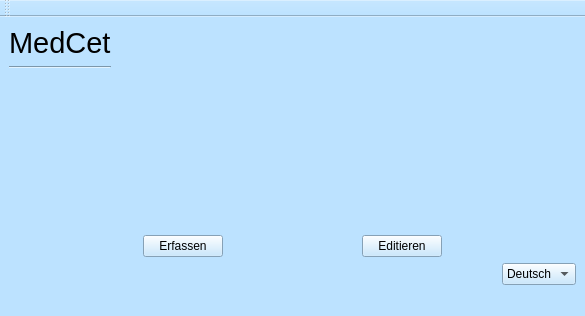
<?xml version="1.0" encoding="UTF-8"?>
<ui version="4.0">
 <class>MainWindowMedCet</class>
 <widget class="QMainWindow" name="MainWindowMedCet">
  <property name="geometry">
   <rect>
    <x>0</x>
    <y>0</y>
    <width>585</width>
    <height>316</height>
   </rect>
  </property>
  <property name="font">
   <font>
    <family>Arial</family>
    <pointsize>10</pointsize>
   </font>
  </property>
  <property name="windowTitle">
   <string>MedCet</string>
  </property>
  <property name="windowIcon">
   <iconset resource="resources.qrc">
    <normaloff>:/logos/logo_oceancare_2.png</normaloff>:/logos/logo_oceancare_2.png</iconset>
  </property>
  <property name="styleSheet">
   <string notr="true">background-color: #bce2ff</string>
  </property>
  <widget class="QWidget" name="centralwidget">
   <layout class="QVBoxLayout" name="verticalLayout_2">
    <item>
     <layout class="QHBoxLayout" name="horizontalLayout">
      <item>
       <layout class="QVBoxLayout" name="verticalLayout">
        <item>
         <widget class="QLabel" name="labelTitle">
          <property name="font">
           <font>
            <family>Arial</family>
            <pointsize>22</pointsize>
           </font>
          </property>
          <property name="text">
           <string>MedCet</string>
          </property>
         </widget>
        </item>
        <item>
         <widget class="Line" name="line">
          <property name="orientation">
           <enum>Qt::Horizontal</enum>
          </property>
         </widget>
        </item>
        <item>
         <spacer name="verticalSpacer">
          <property name="orientation">
           <enum>Qt::Vertical</enum>
          </property>
          <property name="sizeHint" stdset="0">
           <size>
            <width>20</width>
            <height>40</height>
           </size>
          </property>
         </spacer>
        </item>
       </layout>
      </item>
      <item>
       <spacer name="horizontalSpacer">
        <property name="orientation">
         <enum>Qt::Horizontal</enum>
        </property>
        <property name="sizeHint" stdset="0">
         <size>
          <width>40</width>
          <height>20</height>
         </size>
        </property>
       </spacer>
      </item>
      <item>
       <widget class="QLabel" name="label">
        <property name="text">
         <string>&lt;html&gt;&lt;head/&gt;&lt;body&gt;&lt;p&gt;&lt;img src=&quot;:/logos/oc-logo.png&quot;/&gt;&lt;/p&gt;&lt;/body&gt;&lt;/html&gt;</string>
        </property>
       </widget>
      </item>
     </layout>
    </item>
    <item>
     <spacer name="verticalSpacer_2">
      <property name="orientation">
       <enum>Qt::Vertical</enum>
      </property>
      <property name="sizeHint" stdset="0">
       <size>
        <width>20</width>
        <height>120</height>
       </size>
      </property>
     </spacer>
    </item>
    <item>
     <layout class="QGridLayout" name="gridLayout">
      <item row="1" column="1">
       <widget class="QPushButton" name="pushButtonMainMode">
        <property name="text">
         <string>Erfassen</string>
        </property>
       </widget>
      </item>
      <item row="0" column="2">
       <spacer name="horizontalSpacer_2">
        <property name="orientation">
         <enum>Qt::Horizontal</enum>
        </property>
        <property name="sizeHint" stdset="0">
         <size>
          <width>40</width>
          <height>20</height>
         </size>
        </property>
       </spacer>
      </item>
      <item row="0" column="4">
       <spacer name="horizontalSpacer_6">
        <property name="orientation">
         <enum>Qt::Horizontal</enum>
        </property>
        <property name="sizeHint" stdset="0">
         <size>
          <width>40</width>
          <height>20</height>
         </size>
        </property>
       </spacer>
      </item>
      <item row="1" column="0">
       <spacer name="horizontalSpacer_5">
        <property name="orientation">
         <enum>Qt::Horizontal</enum>
        </property>
        <property name="sizeHint" stdset="0">
         <size>
          <width>40</width>
          <height>20</height>
         </size>
        </property>
       </spacer>
      </item>
      <item row="1" column="4">
       <spacer name="horizontalSpacer_7">
        <property name="orientation">
         <enum>Qt::Horizontal</enum>
        </property>
        <property name="sizeHint" stdset="0">
         <size>
          <width>40</width>
          <height>20</height>
         </size>
        </property>
       </spacer>
      </item>
      <item row="1" column="2">
       <spacer name="horizontalSpacer_3">
        <property name="orientation">
         <enum>Qt::Horizontal</enum>
        </property>
        <property name="sizeHint" stdset="0">
         <size>
          <width>40</width>
          <height>20</height>
         </size>
        </property>
       </spacer>
      </item>
      <item row="0" column="0">
       <spacer name="horizontalSpacer_4">
        <property name="orientation">
         <enum>Qt::Horizontal</enum>
        </property>
        <property name="sizeHint" stdset="0">
         <size>
          <width>40</width>
          <height>20</height>
         </size>
        </property>
       </spacer>
      </item>
      <item row="1" column="3">
       <widget class="QPushButton" name="pushButtonEditMode">
        <property name="text">
         <string>Editieren</string>
        </property>
       </widget>
      </item>
     </layout>
    </item>
    <item>
     <layout class="QHBoxLayout" name="horizontalLayout_2">
      <item>
       <spacer name="horizontalSpacer_8">
        <property name="orientation">
         <enum>Qt::Horizontal</enum>
        </property>
        <property name="sizeHint" stdset="0">
         <size>
          <width>40</width>
          <height>20</height>
         </size>
        </property>
       </spacer>
      </item>
      <item>
       <widget class="QComboBox" name="comboBoxLanguage">
        <item>
         <property name="text">
          <string>Deutsch</string>
         </property>
        </item>
        <item>
         <property name="text">
          <string>English</string>
         </property>
        </item>
       </widget>
      </item>
     </layout>
    </item>
   </layout>
  </widget>
  <widget class="QMenuBar" name="menubar">
   <property name="geometry">
    <rect>
     <x>0</x>
     <y>0</y>
     <width>585</width>
     <height>26</height>
    </rect>
   </property>
  </widget>
  <widget class="QStatusBar" name="statusbar"/>
  <widget class="QToolBar" name="toolBar">
   <property name="windowTitle">
    <string>toolBar</string>
   </property>
   <attribute name="toolBarArea">
    <enum>TopToolBarArea</enum>
   </attribute>
   <attribute name="toolBarBreak">
    <bool>false</bool>
   </attribute>
  </widget>
 </widget>
 <resources>
  <include location="resources.qrc"/>
 </resources>
 <connections/>
</ui>
